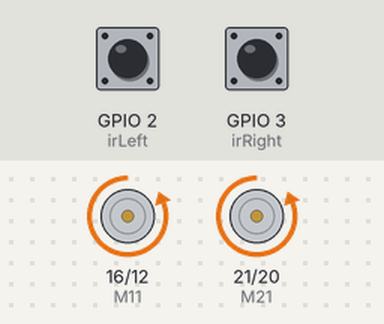
Bench run of a program on a simulated Raspberry Pi (BCM pin numbers). Shown: motor-driver pin pairs drawn as motors (green arrow = first pin HIGH = forward, orange = second pin HIGH = backward, longer = more drive). The inputs (shaded band) are chosen by the test bench; at power-on: GPIO 2 (irLeft) HIGH, GPIO 3 (irRight) HIGH. What the program prints to the terminal is not drawn.

Above: at 1.2 s.
1.3 s: GPIO 2 (irLeft) pulled LOW for 0.15 s
At 1.39 s:
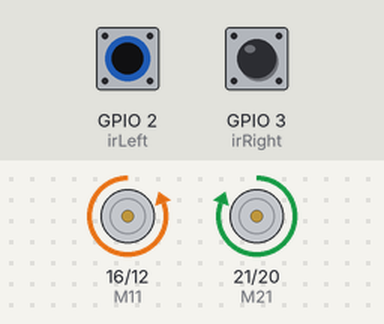
2.9 s: GPIO 3 (irRight) pulled LOW for 0.15 s
At 2.99 s:
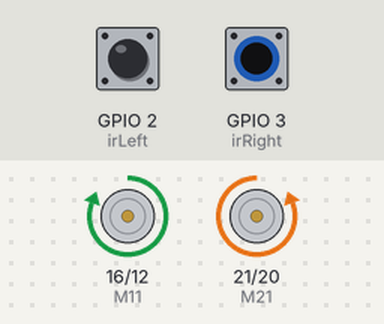
4.5 s: GPIO 3 (irRight) pulled LOW for 3.2 s
At 8.1 s:
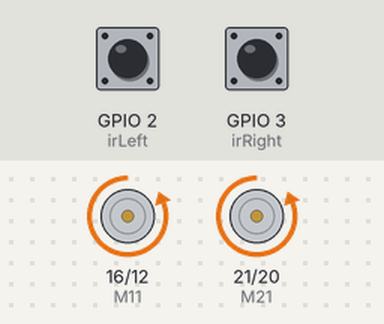
9.2 s: GPIO 2 (irLeft) pulled LOW for 3.2 s
At 10.4 s:
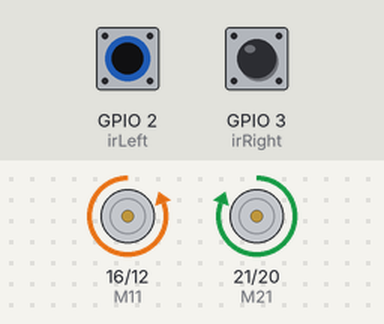
13.9 s: GPIO 2 (irLeft) driven LOW and GPIO 3 (irRight) driven LOW
At 15.2 s:
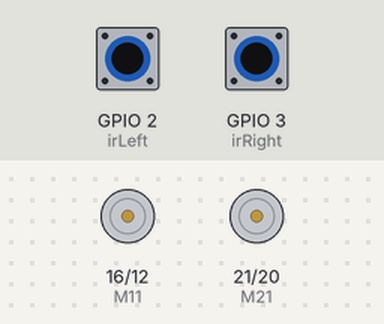
Timing chart, 0 to 16.4 s (numbered marks = the images above; inputs shaded):
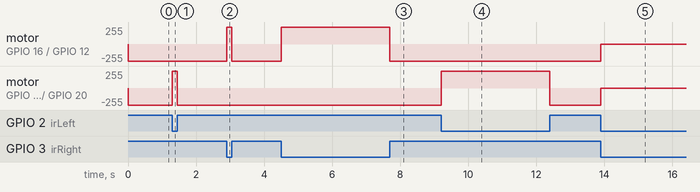

The program:

irsensor.py
```python
import RPi.GPIO as GPIO
import time

GPIO.setwarnings(False)
GPIO.setmode(GPIO.BCM)
GPIO.cleanup()

irRight = 3
irLeft = 2

M11 = 16
M12 = 12
M21 = 21
M22 = 20

print('setup')
GPIO.setup(irLeft, GPIO.IN)
GPIO.setup(irRight, GPIO.IN)
GPIO.setup(M11, GPIO.OUT)
GPIO.setup(M12, GPIO.OUT)
GPIO.setup(M21, GPIO.OUT)
GPIO.setup(M22, GPIO.OUT)
print('Ready!')

def moveForward():
    print('moving forward...')
    GPIO.output(M11, 0)
    GPIO.output(M12, 1)
    GPIO.output(M21, 0)
    GPIO.output(M22, 1)
##    time.sleep(delay)
    print('movin forward done!')
    return

##def moveBackward():
##    print('moving Backward...')
##    GPIO.output(M11, 1)
##    GPIO.output(M12, 0)
##    GPIO.output(M21, 1)
##    GPIO.output(M22, 0)
##    time.sleep(delay)
##    print('movin backward done!')
##    return

def rotateRight():
    print('rotating right...')
    GPIO.output(M11, 1)
    GPIO.output(M12, 0)
    GPIO.output(M21, 0)
    GPIO.output(M22, 1)
##    time.sleep(delay)
    print('rotating right done!')
    return

def rotateLeft():
    print('rotating left...')
    GPIO.output(M11, 0)
    GPIO.output(M12, 1)
    GPIO.output(M21, 1)
    GPIO.output(M22, 0)
##    time.sleep(delay)
    print('rotating left done!')
    return

def stopMovement():
    print('stop movement...')
    GPIO.output(M11, 1)
    GPIO.output(M12, 1)
    GPIO.output(M21, 1)
    GPIO.output(M22, 1)
    print('stopped!')
    return

try:
    while(1):
        if(GPIO.input(irLeft)==1 and GPIO.input(irRight)==1):
            moveForward()
        elif(GPIO.input(irLeft)==0 and GPIO.input(irRight)==1):
            rotateLeft()
        elif(GPIO.input(irLeft)==1 and GPIO.input(irRight)==0):
            rotateRight()
        else:
            stopMovement()
except:
    GPIO.cleanup()

##print(GPIO.input(irLeft))
##print(GPIO.input(irRight))
##stopMovement()
print('done!')
```

Measured:
- after the input at 1.3 s, motor on GPIO 21 (M21) / GPIO 20 (M22): backward 255/255 → forward 255/255 at once, → backward 255/255 0.15 s later
- after the input at 2.9 s, motor on GPIO 16 (M11) / GPIO 12 (M12): backward 255/255 → forward 255/255 at once, → backward 255/255 0.15 s later
- after the input at 4.5 s, motor on GPIO 16 (M11) / GPIO 12 (M12): backward 255/255 → forward 255/255 at once, → backward 255/255 3.2 s later
- after the input at 9.2 s, motor on GPIO 21 (M21) / GPIO 20 (M22): backward 255/255 → forward 255/255 at once, → backward 255/255 3.2 s later
- after the input at 13.9 s, motor on GPIO 16 (M11) / GPIO 12 (M12), motor on GPIO 21 (M21) / GPIO 20 (M22): backward 255/255 → stopped at once
